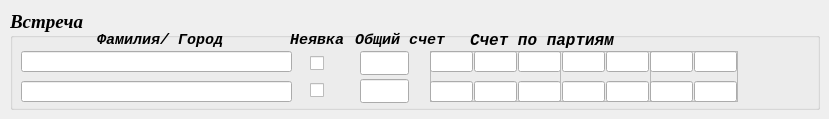
    <widget class="QWidget" name="tab_2">
     <attribute name="title">
      <string>Группы</string>
     </attribute>
     <widget class="QGroupBox" name="groupBox_match">
      <property name="geometry">
       <rect>
        <x>10</x>
        <y>10</y>
        <width>810</width>
        <height>100</height>
       </rect>
      </property>
      <property name="font">
       <font>
        <family>Times New Roman</family>
        <pointsize>14</pointsize>
        <weight>75</weight>
        <italic>true</italic>
        <bold>true</bold>
       </font>
      </property>
      <property name="title">
       <string>Встреча</string>
      </property>
      <property name="flat">
       <bool>false</bool>
      </property>
      <widget class="QLabel" name="label_22">
       <property name="geometry">
        <rect>
         <x>460</x>
         <y>22</y>
         <width>161</width>
         <height>16</height>
        </rect>
       </property>
       <property name="font">
        <font>
         <family>Courier New</family>
         <pointsize>12</pointsize>
         <weight>75</weight>
         <italic>true</italic>
         <bold>true</bold>
         <kerning>false</kerning>
        </font>
       </property>
       <property name="text">
        <string>Счет по партиям</string>
       </property>
      </widget>
      <widget class="QLabel" name="label_24">
       <property name="geometry">
        <rect>
         <x>345</x>
         <y>22</y>
         <width>91</width>
         <height>16</height>
        </rect>
       </property>
       <property name="font">
        <font>
         <family>Courier New</family>
         <pointsize>11</pointsize>
         <weight>75</weight>
         <italic>true</italic>
         <bold>true</bold>
         <kerning>false</kerning>
        </font>
       </property>
       <property name="text">
        <string>Общий счет</string>
       </property>
      </widget>
      <widget class="QPushButton" name="Button_Ok_gr">
       <property name="geometry">
        <rect>
         <x>730</x>
         <y>36</y>
         <width>71</width>
         <height>61</height>
        </rect>
       </property>
       <property name="text">
        <string/>
       </property>
       <property name="icon">
        <iconset>
         <normaloff>../icons/Ok.png</normaloff>../icons/Ok.png</iconset>
       </property>
       <property name="iconSize">
        <size>
         <width>48</width>
         <height>48</height>
        </size>
       </property>
       <property name="flat">
        <bool>true</bool>
       </property>
      </widget>
      <widget class="QLabel" name="label_21">
       <property name="geometry">
        <rect>
         <x>87</x>
         <y>22</y>
         <width>171</width>
         <height>16</height>
        </rect>
       </property>
       <property name="font">
        <font>
         <family>Courier New</family>
         <pointsize>11</pointsize>
         <weight>75</weight>
         <italic>true</italic>
         <bold>true</bold>
         <kerning>false</kerning>
        </font>
       </property>
       <property name="text">
        <string>Фамилия/ Город</string>
       </property>
      </widget>
      <widget class="QLabel" name="label_45">
       <property name="geometry">
        <rect>
         <x>280</x>
         <y>22</y>
         <width>61</width>
         <height>16</height>
        </rect>
       </property>
       <property name="font">
        <font>
         <family>Courier New</family>
         <pointsize>11</pointsize>
         <weight>75</weight>
         <italic>true</italic>
         <bold>true</bold>
         <kerning>false</kerning>
        </font>
       </property>
       <property name="text">
        <string>Неявка</string>
       </property>
      </widget>
      <widget class="QLineEdit" name="lineEdit_pl1_score_total_gr">
       <property name="geometry">
        <rect>
         <x>350</x>
         <y>41</y>
         <width>49</width>
         <height>24</height>
        </rect>
       </property>
       <property name="font">
        <font>
         <pointsize>18</pointsize>
        </font>
       </property>
       <property name="alignment">
        <set>Qt::AlignCenter</set>
       </property>
      </widget>
      <widget class="QLineEdit" name="lineEdit_pl2_score_total_gr">
       <property name="geometry">
        <rect>
         <x>350</x>
         <y>69</y>
         <width>49</width>
         <height>24</height>
        </rect>
       </property>
       <property name="font">
        <font>
         <pointsize>18</pointsize>
        </font>
       </property>
       <property name="alignment">
        <set>Qt::AlignCenter</set>
       </property>
      </widget>
      <widget class="QCheckBox" name="checkBox_7">
       <property name="geometry">
        <rect>
         <x>300</x>
         <y>43</y>
         <width>21</width>
         <height>20</height>
        </rect>
       </property>
       <property name="text">
        <string/>
       </property>
      </widget>
      <widget class="QCheckBox" name="checkBox_8">
       <property name="geometry">
        <rect>
         <x>300</x>
         <y>70</y>
         <width>21</width>
         <height>20</height>
        </rect>
       </property>
       <property name="text">
        <string/>
       </property>
      </widget>
      <widget class="QLineEdit" name="lineEdit_player1_gr">
       <property name="geometry">
        <rect>
         <x>11</x>
         <y>41</y>
         <width>271</width>
         <height>21</height>
        </rect>
       </property>
       <property name="font">
        <font>
         <pointsize>11</pointsize>
        </font>
       </property>
      </widget>
      <widget class="QLineEdit" name="lineEdit_player2_gr">
       <property name="geometry">
        <rect>
         <x>11</x>
         <y>71</y>
         <width>271</width>
         <height>21</height>
        </rect>
       </property>
       <property name="font">
        <font>
         <pointsize>11</pointsize>
        </font>
       </property>
      </widget>
      <widget class="QFrame" name="frame_gr_three">
       <property name="geometry">
        <rect>
         <x>420</x>
         <y>41</y>
         <width>131</width>
         <height>51</height>
        </rect>
       </property>
       <property name="frameShape">
        <enum>QFrame::StyledPanel</enum>
       </property>
       <property name="frameShadow">
        <enum>QFrame::Raised</enum>
       </property>
       <widget class="QLineEdit" name="lineEdit_pl2_s1_gr">
        <property name="geometry">
         <rect>
          <x>0</x>
          <y>30</y>
          <width>43</width>
          <height>21</height>
         </rect>
        </property>
        <property name="font">
         <font>
          <pointsize>16</pointsize>
         </font>
        </property>
        <property name="alignment">
         <set>Qt::AlignCenter</set>
        </property>
       </widget>
       <widget class="QLineEdit" name="lineEdit_pl1_s3_gr">
        <property name="geometry">
         <rect>
          <x>88</x>
          <y>0</y>
          <width>43</width>
          <height>21</height>
         </rect>
        </property>
        <property name="font">
         <font>
          <pointsize>16</pointsize>
         </font>
        </property>
        <property name="alignment">
         <set>Qt::AlignCenter</set>
        </property>
       </widget>
       <widget class="QLineEdit" name="lineEdit_pl1_s2_gr">
        <property name="geometry">
         <rect>
          <x>44</x>
          <y>0</y>
          <width>43</width>
          <height>21</height>
         </rect>
        </property>
        <property name="font">
         <font>
          <pointsize>16</pointsize>
         </font>
        </property>
        <property name="alignment">
         <set>Qt::AlignCenter</set>
        </property>
       </widget>
       <widget class="QLineEdit" name="lineEdit_pl1_s1_gr">
        <property name="geometry">
         <rect>
          <x>0</x>
          <y>0</y>
          <width>43</width>
          <height>21</height>
         </rect>
        </property>
        <property name="font">
         <font>
          <pointsize>16</pointsize>
         </font>
        </property>
        <property name="alignment">
         <set>Qt::AlignCenter</set>
        </property>
       </widget>
       <widget class="QLineEdit" name="lineEdit_pl2_s2_gr">
        <property name="geometry">
         <rect>
          <x>44</x>
          <y>30</y>
          <width>43</width>
          <height>21</height>
         </rect>
        </property>
        <property name="font">
         <font>
          <pointsize>16</pointsize>
         </font>
        </property>
        <property name="alignment">
         <set>Qt::AlignCenter</set>
        </property>
       </widget>
       <widget class="QLineEdit" name="lineEdit_pl2_s3_gr">
        <property name="geometry">
         <rect>
          <x>88</x>
          <y>30</y>
          <width>43</width>
          <height>21</height>
         </rect>
        </property>
        <property name="font">
         <font>
          <pointsize>16</pointsize>
         </font>
        </property>
        <property name="alignment">
         <set>Qt::AlignCenter</set>
        </property>
       </widget>
      </widget>
      <widget class="QFrame" name="frame_gr_five">
       <property name="geometry">
        <rect>
         <x>550</x>
         <y>41</y>
         <width>91</width>
         <height>51</height>
        </rect>
       </property>
       <property name="frameShape">
        <enum>QFrame::StyledPanel</enum>
       </property>
       <property name="frameShadow">
        <enum>QFrame::Raised</enum>
       </property>
       <widget class="QLineEdit" name="lineEdit_pl2_s5_gr">
        <property name="geometry">
         <rect>
          <x>46</x>
          <y>30</y>
          <width>43</width>
          <height>21</height>
         </rect>
        </property>
        <property name="font">
         <font>
          <pointsize>16</pointsize>
         </font>
        </property>
        <property name="alignment">
         <set>Qt::AlignCenter</set>
        </property>
       </widget>
       <widget class="QLineEdit" name="lineEdit_pl1_s5_gr">
        <property name="geometry">
         <rect>
          <x>46</x>
          <y>0</y>
          <width>43</width>
          <height>21</height>
         </rect>
        </property>
        <property name="font">
         <font>
          <pointsize>16</pointsize>
         </font>
        </property>
        <property name="alignment">
         <set>Qt::AlignCenter</set>
        </property>
       </widget>
       <widget class="QLineEdit" name="lineEdit_pl1_s4_gr">
        <property name="geometry">
         <rect>
          <x>2</x>
          <y>0</y>
          <width>43</width>
          <height>21</height>
         </rect>
        </property>
        <property name="font">
         <font>
          <pointsize>16</pointsize>
         </font>
        </property>
        <property name="alignment">
         <set>Qt::AlignCenter</set>
        </property>
       </widget>
       <widget class="QLineEdit" name="lineEdit_pl2_s4_gr">
        <property name="geometry">
         <rect>
          <x>2</x>
          <y>30</y>
          <width>43</width>
          <height>21</height>
         </rect>
        </property>
        <property name="font">
         <font>
          <pointsize>16</pointsize>
         </font>
        </property>
        <property name="alignment">
         <set>Qt::AlignCenter</set>
        </property>
       </widget>
      </widget>
      <widget class="QFrame" name="frame_gr_seven">
       <property name="geometry">
        <rect>
         <x>640</x>
         <y>41</y>
         <width>88</width>
         <height>51</height>
        </rect>
       </property>
       <property name="frameShape">
        <enum>QFrame::StyledPanel</enum>
       </property>
       <property name="frameShadow">
        <enum>QFrame::Raised</enum>
       </property>
       <widget class="QLineEdit" name="lineEdit_pl2_s6_gr">
        <property name="geometry">
         <rect>
          <x>0</x>
          <y>30</y>
          <width>43</width>
          <height>21</height>
         </rect>
        </property>
        <property name="font">
         <font>
          <pointsize>16</pointsize>
         </font>
        </property>
        <property name="alignment">
         <set>Qt::AlignCenter</set>
        </property>
       </widget>
       <widget class="QLineEdit" name="lineEdit_pl1_s7_gr">
        <property name="geometry">
         <rect>
          <x>44</x>
          <y>0</y>
          <width>43</width>
          <height>21</height>
         </rect>
        </property>
        <property name="font">
         <font>
          <pointsize>16</pointsize>
         </font>
        </property>
        <property name="alignment">
         <set>Qt::AlignCenter</set>
        </property>
       </widget>
       <widget class="QLineEdit" name="lineEdit_pl1_s6_gr">
        <property name="geometry">
         <rect>
          <x>0</x>
          <y>0</y>
          <width>43</width>
          <height>21</height>
         </rect>
        </property>
        <property name="font">
         <font>
          <pointsize>16</pointsize>
         </font>
        </property>
        <property name="alignment">
         <set>Qt::AlignCenter</set>
        </property>
       </widget>
       <widget class="QLineEdit" name="lineEdit_pl2_s7_gr">
        <property name="geometry">
         <rect>
          <x>44</x>
          <y>30</y>
          <width>43</width>
          <height>21</height>
         </rect>
        </property>
        <property name="font">
         <font>
          <pointsize>16</pointsize>
         </font>
        </property>
        <property name="alignment">
         <set>Qt::AlignCenter</set>
        </property>
       </widget>
      </widget>
     </widget>
    </widget>
